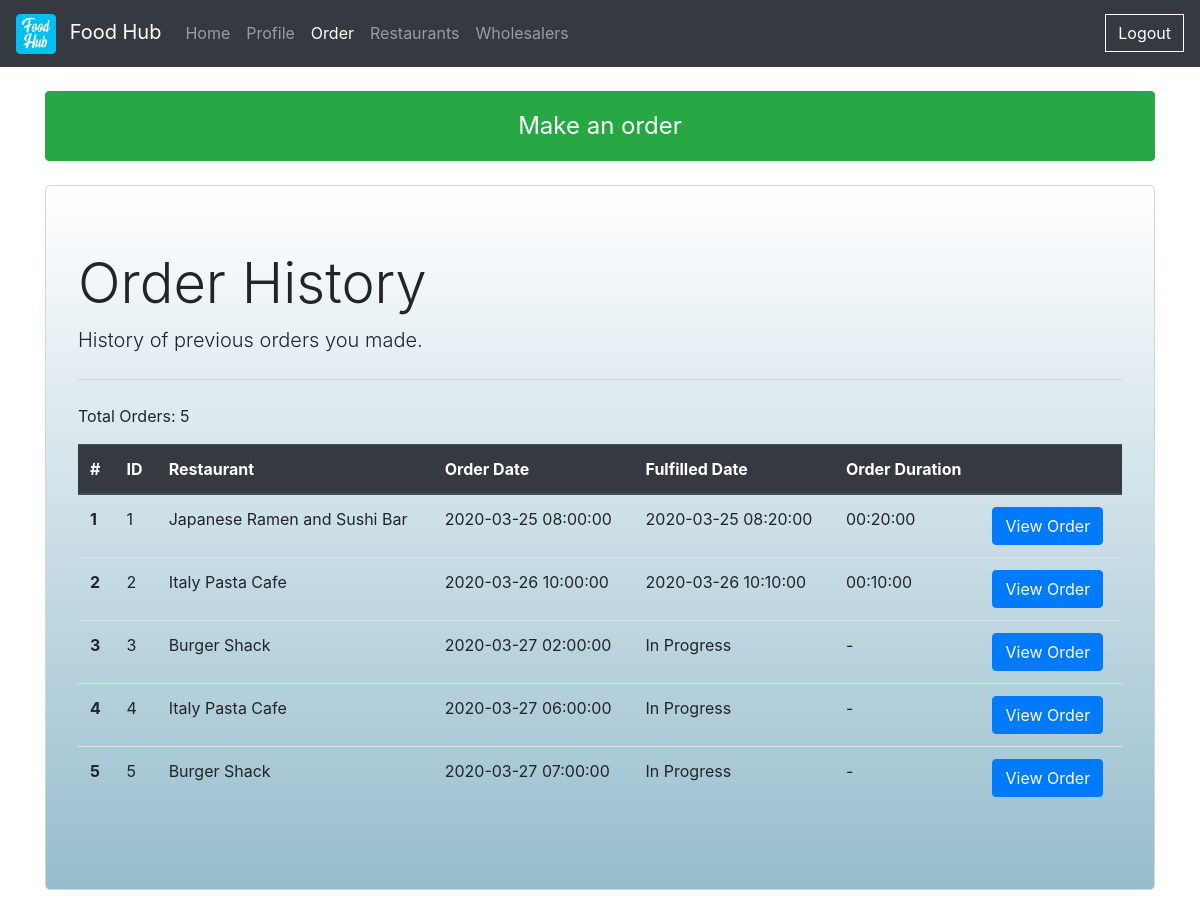
The app's page /order.php (signed in) with its own data.
### tables this page shows
CREATE TABLE IF NOT EXISTS `foodorder` (
  `OID` int(11) NOT NULL AUTO_INCREMENT,
  `CustomerUID` int(11) DEFAULT NULL,
  `RestaurantUID` int(11) DEFAULT NULL,
  `OrderDate` datetime NOT NULL,
  `FulfilledDate` datetime NOT NULL,
  PRIMARY KEY (`OID`),
  KEY `CustomerUID` (`CustomerUID`),
  KEY `RestaurantUID` (`RestaurantUID`),
  KEY `OrderDate` (`OrderDate`,`FulfilledDate`)
);

CREATE TABLE IF NOT EXISTS `restaurant` (
  `UID` int(11) NOT NULL AUTO_INCREMENT,
  `AID` int(11) NOT NULL,
  `Name` varchar(32) NOT NULL,
  `PhoneNumber` varchar(11) NOT NULL,
  `EmailAddress` varchar(64) NOT NULL,
  `Password` varchar(64) DEFAULT NULL,
  PRIMARY KEY (`UID`),
  UNIQUE KEY `EmailAddress` (`EmailAddress`),
  KEY `AID` (`AID`)
);

CREATE TABLE IF NOT EXISTS `orderduration` (
  `OrderDate` datetime NOT NULL,
  `FulfilledDate` datetime NOT NULL DEFAULT '1000-01-01 00:00:00',
  `OrderDuration` int(11) NOT NULL DEFAULT '-1',
  PRIMARY KEY (`OrderDate`,`FulfilledDate`)
);

### includes/orderhistory.customer.inc.php (the view, shortened to what this page needs)
<?php
    $redirect = "order.php";
    $sql= "SELECT count(foodorder.OID) FROM foodorder WHERE CustomerUID=?";
    $stmt = mysqli_stmt_init($mysqli);
    if (!mysqli_stmt_prepare($stmt, $sql)) {
        header("Location: ./".$redirect."?error=sqlerror1");
        exit();
    } else {
        mysqli_stmt_bind_param($stmt, "i", $_SESSION["UID"]);
        mysqli_stmt_execute($stmt);
        $results = mysqli_stmt_get_result($stmt);
        $result = mysqli_fetch_row($results);
        echo '<p>Total Orders: '.$result[0].'</p>';
    }
    $sql = "SELECT restaurant.Name,
                    foodorder.OID,
                    foodorder.OrderDate,
                    foodOrder.FulfilledDate,
                    orderduration.OrderDuration
                FROM foodorder
                INNER JOIN orderduration ON foodorder.OrderDate=orderduration.OrderDate AND foodOrder.FulfilledDate=orderduration.FulfilledDate
                INNER JOIN restaurant ON restaurant.UID=foodorder.RestaurantUID
                WHERE foodorder.CustomerUID=? ";
    if (isset($_GET["orderby"]) && isset($_GET["order"])) {
        echo '<table class="table" id="order-history">
        <thead class="thead-dark">
        <tr>
            <th scope="col">#</th>';
        if ($_GET["orderby"] == 'OID') {
            if ($_GET["order"] == 'ASC') {
                echo '<th scope="col"><a href="'.$redirect.'?orderby=OID&order=DESC#order-history">ID <i class="fas fa-sort-up"></i></a></th>';
                $sql .= "ORDER BY OID DESC";
            } else if ($_GET["order"] == 'DESC') {
                echo '<th scope="col"><a href="'.$redirect.'?orderby=OID&order=ASC#order-history">ID <i class="fas fa-sort-down"></i></a></th>';
                $sql .= "ORDER BY OID ASC";
            }
        } else {
            echo '<th scope="col"><a href="'.$redirect.'?orderby=OID&order=DESC#order-history">ID</a></th>';
        }
        if ($_GET["orderby"] == 'Name') {
            if ($_GET["order"] == 'ASC') {
                echo '<th scope="col"><a href="'.$redirect.'?orderby=Name&order=DESC#order-history">Restaurant <i class="fas fa-sort-up"></i></a></th>';
                $sql .= "ORDER BY Name DESC";
            } else if ($_GET["order"] == 'DESC') {
                echo '<th scope="col"><a href="'.$redirect.'?orderby=Name&order=ASC#order-history">Restaurant <i class="fas fa-sort-down"></i></a></th>';
                $sql .= "ORDER BY Name ASC";
            }
        } else {
            echo '<th scope="col"><a href="'.$redirect.'?orderby=Name&order=DESC#order-history">Restaurant</a></th>';
        }
        if ($_GET["orderby"] == 'OrderDate') {
            if ($_GET["order"] == 'ASC') {
                echo '<th scope="col"><a href="'.$redirect.'?orderby=OrderDate&order=DESC#order-history">Order Date <i class="fas fa-sort-up"></i></a></th>';
                $sql .= "ORDER BY OrderDate DESC";
            } else if ($_GET["order"] == 'DESC') {
                echo '<th scope="col"><a href="'.$redirect.'?orderby=OrderDate&order=ASC#order-history">Order Date <i class="fas fa-sort-down"></i></a></th>';
                $sql .= "ORDER BY OrderDate ASC";
            }
        } else {
            echo '<th scope="col"><a href="'.$redirect.'?orderby=OrderDate&order=DESC#order-history">Order Date</a></th>';
        }
        if ($_GET["orderby"] == 'FulfilledDate') {
            if ($_GET["order"] == 'ASC') {
                echo '<th scope="col"><a href="'.$redirect.'?orderby=FulfilledDate&order=DESC#order-history">Fulfilled Date <i class="fas fa-sort-up"></i></a></th>';
                $sql .= "ORDER BY FulfilledDate DESC";
            } else if ($_GET["order"] == 'DESC') {
                echo '<th scope="col"><a href="'.$redirect.'?orderby=FulfilledDate&order=ASC#order-history">Fulfilled Date <i class="fas fa-sort-down"></i></a></th>';
                $sql .= "ORDER BY FulfilledDate ASC";
            }
        } else {
            echo '<th scope="col"><a href="'.$redirect.'?orderby=FulfilledDate&order=DESC#order-history">Fulfilled Date</a></th>';
        }
        if ($_GET["orderby"] == 'OrderDuration') {
            if ($_GET["order"] == 'ASC') {
                echo '<th scope="col"><a href="'.$redirect.'?orderby=OrderDuration&order=DESC#order-history">Order Duration <i class="fas fa-sort-up"></i></a></th>';
                $sql .= "ORDER BY OrderDuration DESC";
            } else if ($_GET["order"] == 'DESC') {
                echo '<th scope="col"><a href="'.$redirect.'?orderby=OrderDuration&order=ASC#order-history">Order Duration <i class="fas fa-sort-down"></i></a></th>';
                $sql .= "ORDER BY OrderDuration ASC";
            }
        } else {
            echo '<th scope="col"><a href="'.$redirect.'?orderby=OrderDuration&order=DESC#order-history">Order Duration</a></th>';
        }
        echo '<th scope="col"></th>
        </tr>
        </thead>
        <tbody>';
    } else {
        echo '<table class="table" id="order-history">
        <thead class="thead-dark">
        <tr>
            <th scope="col">#</th>
            <th scope="col"><a href="'.$redirect.'?orderby=OID&order=DESC#order-history">ID</a></th>
            <th scope="col"><a href="'.$redirect.'?orderby=Name&order=DESC#order-history">Restaurant</a></th>
            <th scope="col"><a href="'.$redirect.'?orderby=OrderDate&order=DESC#order-history">Order Date</a></th>
            <th scope="col"><a href="'.$redirect.'?orderby=FulfilledDate&order=DESC#order-history">Fulfilled Date</a></th>
            <th scope="col"><a href="'.$redirect.'?orderby=OrderDuration&order=DESC#order-history">Order Duration</a></th>
            <th scope="col"></th>
        </tr>
        </thead>
        <tbody>';
    }
    $stmt = mysqli_stmt_init($mysqli);
    if (!mysqli_stmt_prepare($stmt, $sql)) {
        header("Location: ./".$redirect."?error=sqlerror2");
        exit();
    } else {
        mysqli_stmt_bind_param($stmt, "i", $_SESSION["UID"]);
        mysqli_stmt_execute($stmt);
        $results = mysqli_stmt_get_result($stmt);
        $orderNumber = 1;
        while ($rows = mysqli_fetch_assoc($results)) {
            $timeFormat = "";
            if ($rows["OrderDuration"] < 0) {
                $timeFormat = "-";
            } else {
                $hours = floor($rows["OrderDuration"] / 3600);
                $mins = floor($rows["OrderDuration"] / 60 % 60);
                $secs = floor($rows["OrderDuration"] % 60);
                $timeFormat = sprintf('%02d:%02d:%02d', $hours, $mins, $secs);
            }
            $fulfilled = "";
            if ($rows["FulfilledDate"] === "1000-01-01 00:00:00") {
                $fulfilled = 'In Progress';
            } else {
                $fulfilled = $rows["FulfilledDate"];
            }
            echo'
        <tr>
            <th scape="row">' . $orderNumber . '</th>
            <td>' . $rows["OID"] . '</td>
            <td>' . $rows["Name"] . '</td>
            <td>' . $rows["OrderDate"] . '</td>
            <td>' . $fulfilled . '</td>
            <td>' . $timeFormat . '</td>
            <td><a class="btn btn-primary" href="../foodorder.php?ID=' . $rows["OID"] . '">View Order</a></td>
        </tr>
        ';
            $orderNumber += 1;
        };
    }
    echo '</tbody></table>';
?>

### public/stylesheets/style.css (style rules this page uses)
body:after { display:none; content: url("../images/landing/RestaurantLandingGrey.png") url("../images/landing/WholesalerLandingGrey.png") url("../images/landing/CustomerLandingGrey.png"); }
th a, th a:hover { display: block; color: inherit; }

### records on screen
foodorder: OID "1", RestaurantUID.Name "Japanese Ramen and Sushi Bar", OrderDate "2020-03-25 08:00:00", FulfilledDate "2020-03-25 08:20:00", orderduration.OrderDuration "00:20:00"
foodorder: OID "2", RestaurantUID.Name "Italy Pasta Cafe", OrderDate "2020-03-26 10:00:00", FulfilledDate "2020-03-26 10:10:00", orderduration.OrderDuration "00:10:00"
foodorder: OID "3", RestaurantUID.Name "Burger Shack", OrderDate "2020-03-27 02:00:00", FulfilledDate "In Progress", orderduration.OrderDuration "-"
foodorder: OID "4", RestaurantUID.Name "Italy Pasta Cafe", OrderDate "2020-03-27 06:00:00", FulfilledDate "In Progress", orderduration.OrderDuration "-"
foodorder: OID "5", RestaurantUID.Name "Burger Shack", OrderDate "2020-03-27 07:00:00", FulfilledDate "In Progress", orderduration.OrderDuration "-"

### other values on screen
$result[0] "5"
